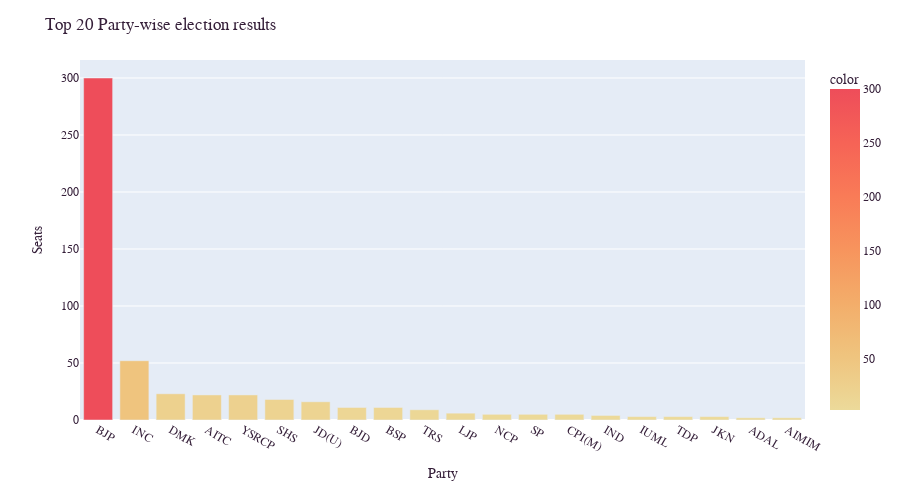

Notebook cell for this chart:
### Code cell
# Number of seats won by each party
result = df[df['WINNER'] == 1].groupby('PARTY')['WINNER'].size()
result_df = pd.DataFrame(data=result).sort_values(by="WINNER", ascending=False)
result_df.reset_index(level=0, inplace=True)

# Visualize the party-wise election results
result_fig = px.bar(result_df, 
                    x=result_df['PARTY'][:20], 
                    y=result_df["WINNER"][:20], 
                    color=result_df['WINNER'][:20], 
                    height=500,
                    color_continuous_scale='Oryel')
result_fig.update_layout(title_text='Top 20 Party-wise election results',
                         font_family="Courier New",
                         font_color="#351f39",
                         title_font_family="Courier New",
                         title_font_color="#351f39",
                         xaxis_title="Party",
                         yaxis_title="Seats")
result_fig.show()

### Figure 1 — Plotly figure (JSON) as saved in the notebook; plotly's stock layout.template omitted (floating-point values rounded to 4 significant figures)
{"data": [{"alignmentgroup": "True", "hovertemplate": "x=%{x}<br>y=%{y}<br>color=%{marker.color}<extra></extra>", "legendgroup": "", "marker": {"color": [300, 52, 23, 22, 22, 18, 16, 11, 11, 9, 6, 5, 5, 5, 4, 3, 3, 3, 2, 2], "coloraxis": "coloraxis", "pattern": {"shape": ""}}, "name": "", "offsetgroup": "", "orientation": "v", "showlegend": false, "textposition": "auto", "type": "bar", "x": ["BJP", "INC", "DMK", "AITC", "YSRCP", "SHS", "JD(U)", "BJD", "BSP", "TRS", "LJP", "NCP", "SP", "CPI(M)", "IND", "IUML", "TDP", "JKN", "ADAL", "AIMIM"], "xaxis": "x", "y": [300, 52, 23, 22, 22, 18, 16, 11, 11, 9, 6, 5, 5, 5, 4, 3, 3, 3, 2, 2], "yaxis": "y"}], "layout": {"barmode": "relative", "coloraxis": {"colorbar": {"title": {"text": "color"}}, "colorscale": [[0, "rgb(236, 218, 154)"], [0.1667, "rgb(239, 196, 126)"], [0.3333, "rgb(243, 173, 106)"], [0.5, "rgb(247, 148, 93)"], [0.6667, "rgb(249, 123, 87)"], [0.8333, "rgb(246, 99, 86)"], [1, "rgb(238, 77, 90)"]]}, "font": {"color": "#351f39", "family": "Courier New"}, "height": 500, "legend": {"tracegroupgap": 0}, "margin": {"t": 60}, "title": {"font": {"color": "#351f39", "family": "Courier New"}, "text": "Top 20 Party-wise election results"}, "xaxis": {"anchor": "y", "domain": [0, 1], "title": {"text": "Party"}}, "yaxis": {"anchor": "x", "domain": [0, 1], "title": {"text": "Seats"}}}}
